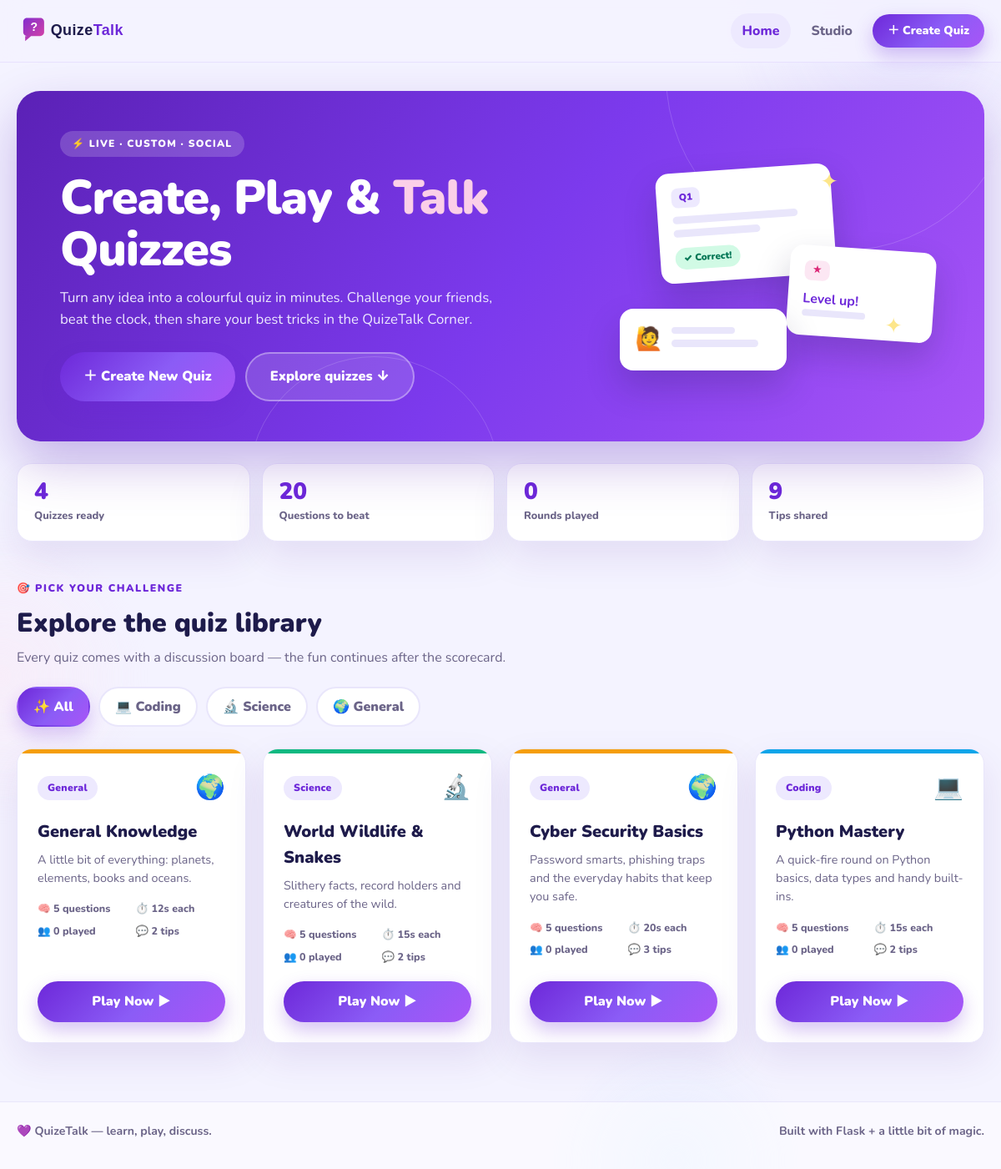
The page / on the database its author committed.
### tables this page shows
CREATE TABLE quizzes (
    id                INTEGER PRIMARY KEY AUTOINCREMENT,
    title             TEXT    NOT NULL,
    category          TEXT    NOT NULL DEFAULT 'General',
    description       TEXT    NOT NULL DEFAULT '',
    time_per_question INTEGER NOT NULL DEFAULT 15,
    created_at        TEXT    NOT NULL DEFAULT CURRENT_TIMESTAMP
);

### routes/main_routes.py (the view)
@main_bp.get("/")
def home():
    active = request.args.get("category", "All")
    if active not in ("All", *CATEGORIES):
        active = "All"
    db = get_db()
    if active == "All":
        quizzes = db.execute(
            QUIZ_SUMMARY_SQL + " ORDER BY q.created_at DESC, q.id DESC"
        ).fetchall()
    else:
        quizzes = db.execute(
            QUIZ_SUMMARY_SQL + " WHERE q.category = ? ORDER BY q.created_at DESC, q.id DESC",
            (active,),
        ).fetchall()
    totals = db.execute(
        """
        SELECT (SELECT COUNT(*) FROM quizzes)                  AS quizzes,
               (SELECT COUNT(*) FROM questions)                AS questions,
               (SELECT COUNT(*) FROM scores)                   AS plays,
               (SELECT COUNT(*) FROM talks)                    AS talks
        """
    ).fetchone()
    return render_template(
        "index.html",
        quizzes=quizzes,
        categories=CATEGORIES,
        active_category=active,
        totals=totals,
    )

### database/__init__.py (called while the page is built)
def db_path() -> str:
    if has_app_context():
        return str(current_app.config.get("DATABASE", DB_PATH))
    return str(DB_PATH)

def connect_db(path: str | None = None) -> sqlite3.Connection:
    connection = sqlite3.connect(path or db_path(), timeout=10)
    connection.row_factory = sqlite3.Row
    connection.execute("PRAGMA foreign_keys = ON")
    return connection

def get_db() -> sqlite3.Connection:
    if "db" not in g:
        g.db = connect_db()
    return g.db

### templates/index.html (shortened to what this page needs)
{% extends "base.html" %}
{% block content %}
<section class="hero">
  <div class="hero__content">
    <span class="hero__eyebrow">⚡ Live · Custom · Social</span>
    <h1>Create, Play &amp; <span>Talk</span> Quizzes</h1>
    <p>Turn any idea into a colourful quiz in minutes. Challenge your friends, beat the clock, then share your best tricks in the QuizeTalk Corner.</p>
    <div class="hero__actions">
      <a class="btn btn--primary btn--lg" href="{{ url_for('main.create') }}">＋ Create New Quiz</a>
      <a class="btn btn--ghost btn--lg" href="#quiz-grid">Explore quizzes ↓</a>
    </div>
  </div>
  <div class="hero__art" aria-hidden="true">
    <div class="float-card float-card--a">
      <span class="float-card__badge">Q1</span>
      <span class="float-card__line"></span>
      <span class="float-card__line float-card__line--short"></span>
      <span class="float-card__chip float-card__chip--ok">✓ Correct!</span>
    </div>
    <div class="float-card float-card--b">
      <span class="float-card__badge float-card__badge--pink">★</span>
      <strong>Level up!</strong>
      <span class="float-card__line float-card__line--tiny"></span>
    </div>
    <div class="float-card float-card--c">
      <span class="float-card__avatar">🙋</span>
      <div>
        <span class="float-card__line float-card__line--tiny"></span>
        <span class="float-card__line float-card__line--short"></span>
      </div>
    </div>
    <div class="hero__spark hero__spark--one">✦</div>
    <div class="hero__spark hero__spark--two">✦</div>
  </div>
</section>
<section class="stats-strip" aria-label="QuizeTalk in numbers">
  <div class="stat"><span class="stat__value">{{ totals.quizzes }}</span><span class="stat__label">Quizzes ready</span></div>
  <div class="stat"><span class="stat__value">{{ totals.questions }}</span><span class="stat__label">Questions to beat</span></div>
  <div class="stat"><span class="stat__value">{{ totals.plays }}</span><span class="stat__label">Rounds played</span></div>
  <div class="stat"><span class="stat__value">{{ totals.talks }}</span><span class="stat__label">Tips shared</span></div>
</section>
{% set icons = {'Coding': '💻', 'Science': '🔬', 'General': '🌍'} %}
{% set accents = {'Coding': '#0EA5E9', 'Science': '#10B981', 'General': '#F59E0B'} %}
<section class="catalog">
  <div class="section-heading">
    <div>
      <span class="eyebrow">🎯 Pick your challenge</span>
      <h2>Explore the quiz library</h2>
      <p>Every quiz comes with a discussion board — the fun continues after the scorecard.</p>
    </div>
  </div>
  <div class="category-tabs" role="tablist" aria-label="Quiz categories">
    <a class="tab {% if active_category == 'All' %}tab--active{% endif %}" href="{{ url_for('main.home') }}" role="tab" aria-selected="{{ 'true' if active_category == 'All' else 'false' }}">✨ All</a>
    {% for category in categories %}
    <a class="tab {% if active_category == category %}tab--active{% endif %}"
       href="{{ url_for('main.home', category=category) }}"
       role="tab" aria-selected="{{ 'true' if active_category == category else 'false' }}">
      {{ icons.get(category, '🎯') }} {{ category }}
    </a>
    {% endfor %}
  </div>
  <div class="quiz-grid" id="quiz-grid">
    {% for quiz in quizzes %}
    <article class="quiz-card" style="--card-accent: {{ accents.get(quiz.category, '#8B5CF6') }}">
      <div class="quiz-card__top">
        <span class="pill pill--violet">{{ quiz.category }}</span>
        <span class="quiz-card__emoji" aria-hidden="true">{{ icons.get(quiz.category, '🎯') }}</span>
      </div>
      <h3 class="quiz-card__title">{{ quiz.title }}</h3>
      <p class="quiz-card__desc">{{ quiz.description or 'A fresh challenge waiting for you.' }}</p>
      <div class="quiz-card__meta">
        <span class="meta-item">🧠 {{ quiz.question_count }} questions</span>
        <span class="meta-item">⏱️ {{ quiz.time_per_question }}s each</span>
        <span class="meta-item">👥 {{ quiz.player_count }} played</span>
        <span class="meta-item">💬 {{ quiz.talk_count }} tips</span>
      </div>
      <div class="quiz-card__footer">
        <a class="btn btn--primary btn--block" href="{{ url_for('main.play', quiz_id=quiz.id) }}">Play Now ▶</a>
      </div>
    </article>
    {% endfor %}
  </div>
</section>
{% endblock %}

### templates/base.html (shortened to what this page needs)
<!doctype html>
<html lang="en">
<head>
  <link rel="stylesheet" href="{{ url_for('static', filename='css/quizetalk.css') }}">
</head>
<body>
  <div class="bg-orbs" aria-hidden="true">
    <span class="bg-orb bg-orb--one"></span>
    <span class="bg-orb bg-orb--two"></span>
    <span class="bg-orb bg-orb--three"></span>
  </div>
  <header class="site-nav">
    <div class="nav-inner">
      <a class="brand" href="{{ url_for('main.home') }}" aria-label="QuizeTalk home">
        <img src="{{ url_for('static', filename='assets/logo-quizetalk.svg') }}" alt="QuizeTalk" width="180" height="40">
      </a>
      <nav class="nav-links" aria-label="Main navigation">
        <a class="nav-link {% if request.endpoint == 'main.home' %}is-active{% endif %}" href="{{ url_for('main.home') }}">Home</a>
        <a class="nav-link {% if request.endpoint == 'main.create' %}is-active{% endif %}" href="{{ url_for('main.create') }}">Studio</a>
        <a class="btn btn--primary btn--small" href="{{ url_for('main.create') }}">＋ Create Quiz</a>
      </nav>
    </div>
  </header>
  <main class="page-shell">
    {% block content %}{% endblock %}
  </main>
  <footer class="site-footer">
    <div class="site-footer__inner">
      <span>💜 QuizeTalk — learn, play, discuss.</span>
      <span>Built with Flask + a little bit of magic.</span>
    </div>
  </footer>
</body>
</html>

### rows shown on the page
quizzes: category "General", get "🌍", title "General Knowledge", description "A little bit of everything: planets, elements, books and oceans.", question_count "5", time_per_question "12", player_count "0", talk_count "2"
quizzes: category "Science", get "🔬", title "World Wildlife & Snakes", description "Slithery facts, record holders and creatures of the wild.", question_count "5", time_per_question "15", player_count "0", talk_count "2"
quizzes: category "General", get "🌍", title "Cyber Security Basics", description "Password smarts, phishing traps and the everyday habits that keep you safe.", question_count "5", time_per_question "20", player_count "0", talk_count "3"
quizzes: category "Coding", get "💻", title "Python Mastery", description "A quick-fire round on Python basics, data types and handy built-ins.", question_count "5", time_per_question "15", player_count "0", talk_count "2"

### other values the page prints
{{ totals.quizzes }} "4"
{{ totals.questions }} "20"
{{ totals.plays }} "0"
{{ totals.talks }} "9"
{{ icons.get(category, '🎯') }} "💻" "🔬" "🌍"
{{ category }} "Coding" "Science" "General"
